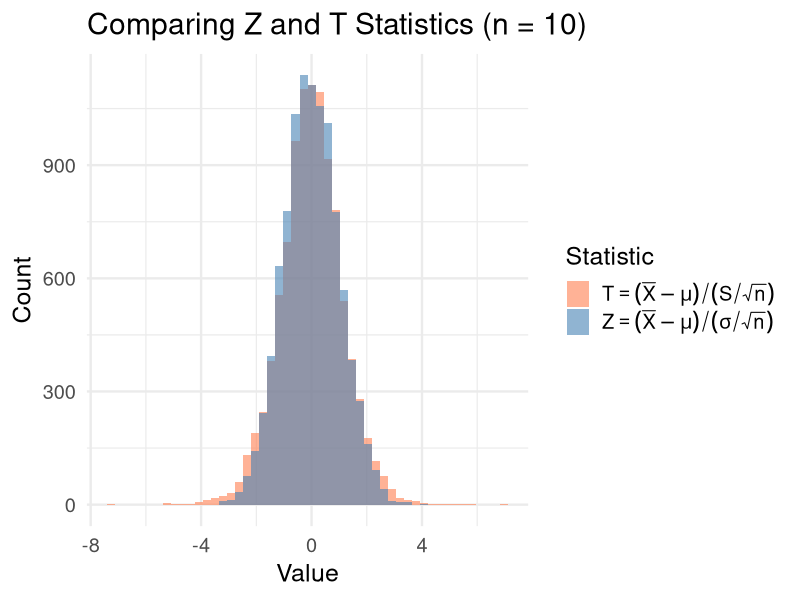
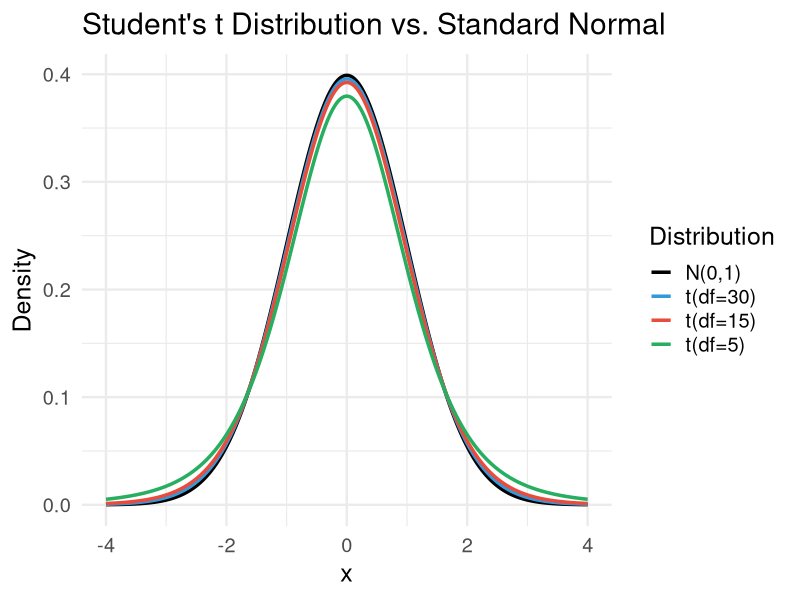
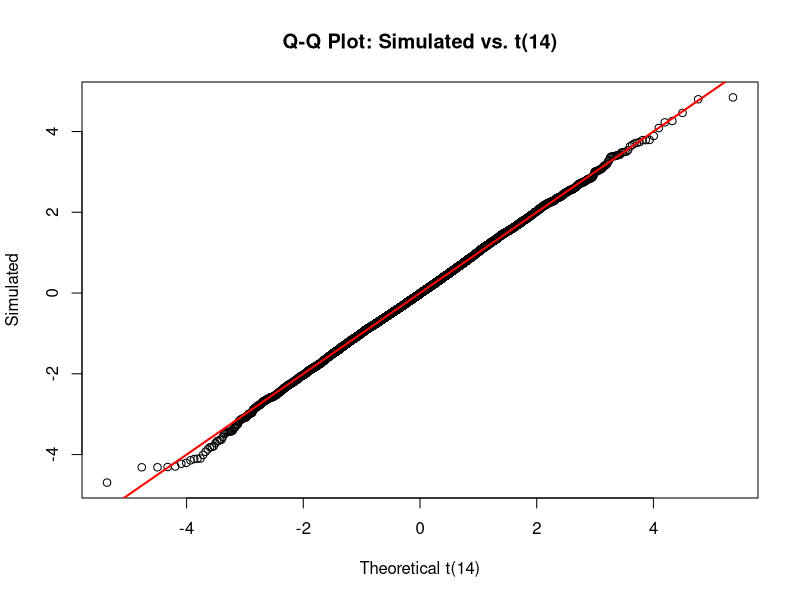
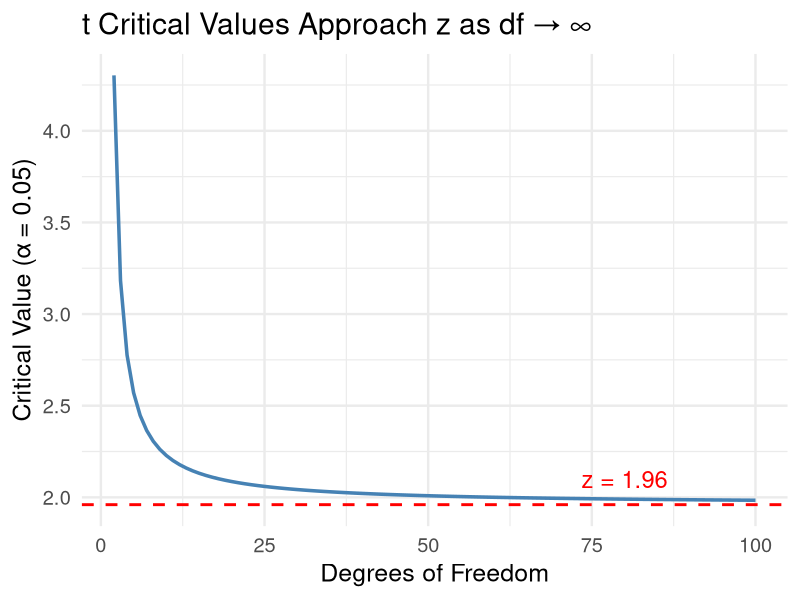
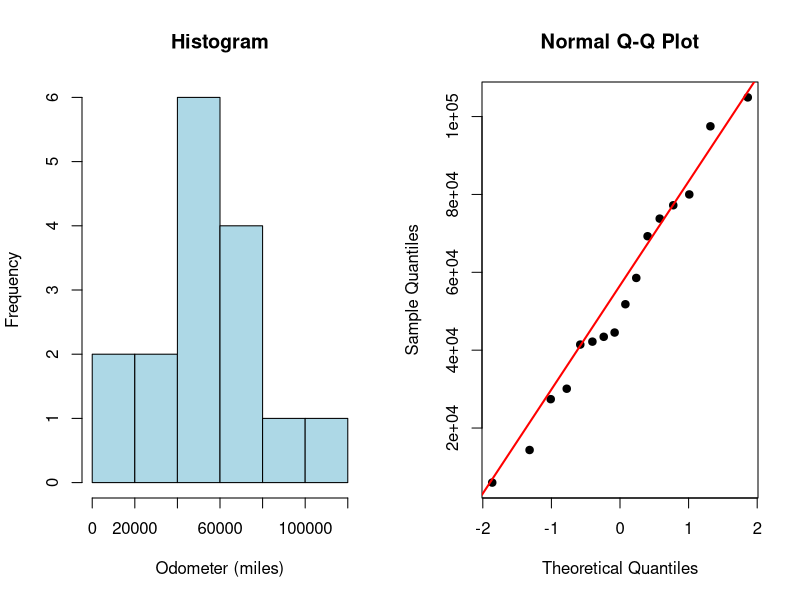
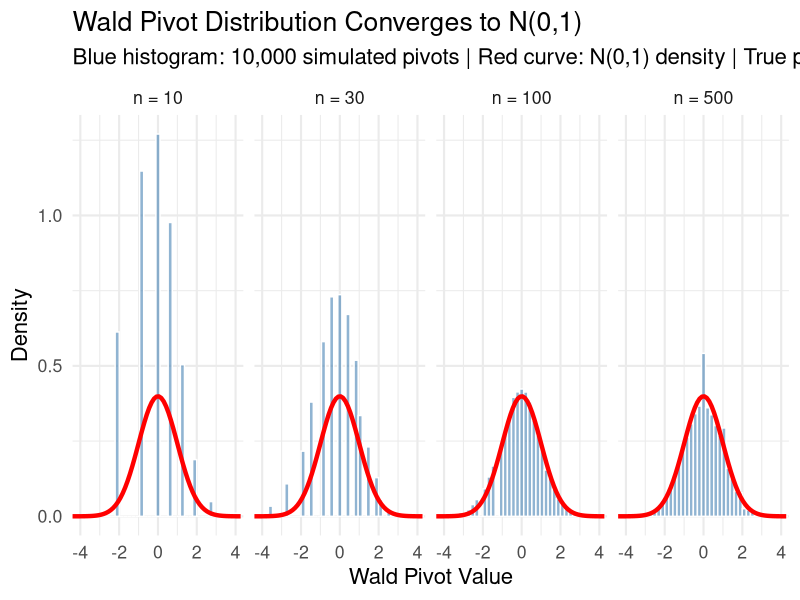
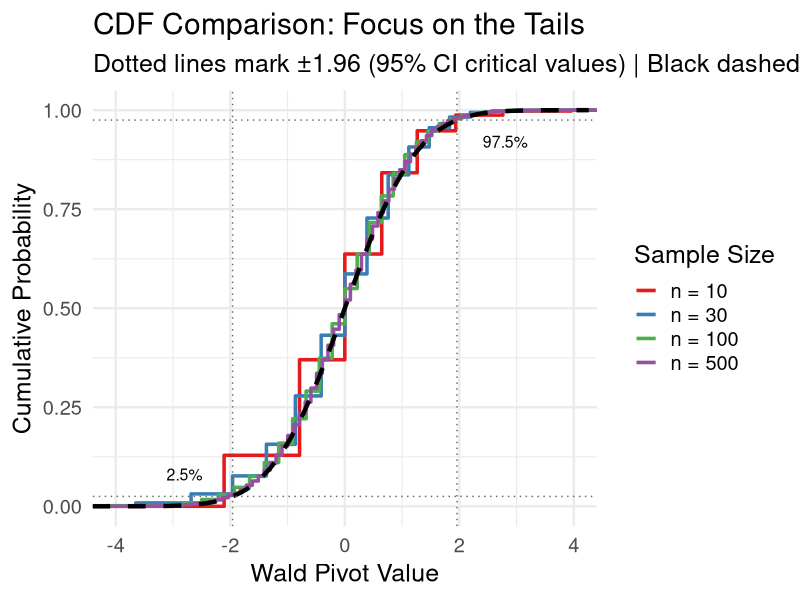
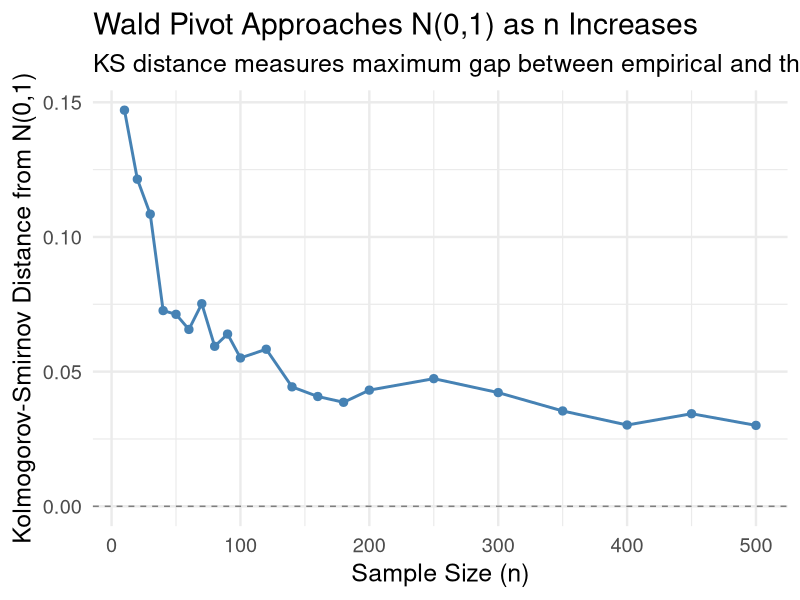

Recreate these plots in R, in order.
## ---- chunk 1
#| label: setup
#| include: false
library(tidyverse)
library(broom)
set.seed(42)
theme_set(theme_minimal(base_size = 18))
## ---- chunk 2
#| code-fold: true
#| fig-height: 6
set.seed(551)
n_sim <- 10000
n <- 10
true_mu <- 0
true_sigma <- 1

# Simulate both Z and T statistics
sim_data <- tibble(
  Z = replicate(n_sim, {
    x <- rnorm(n, true_mu, true_sigma)
    (mean(x) - true_mu) / (true_sigma / sqrt(n))
  }),
  T = replicate(n_sim, {
    x <- rnorm(n, true_mu, true_sigma)
    (mean(x) - true_mu) / (sd(x) / sqrt(n))
  })
) |>
  pivot_longer(everything(), names_to = "statistic", values_to = "value")

sim_data |>
  ggplot(aes(x = value, fill = statistic)) +
  geom_histogram(bins = 50, alpha = 0.6, position = "identity") +
  scale_fill_manual(
    values = c("Z" = "steelblue", "T" = "coral"),
    labels = c(
      T = expression(T == (bar(X) - mu) / (S / sqrt(n))),
      Z = expression(Z == (bar(X) - mu) / (sigma / sqrt(n)))
    )
  ) +
  labs(x = "Value", y = "Count", 
       title = "Comparing Z and T Statistics (n = 10)",
       fill = "Statistic") +
  theme_minimal(base_size = 18)
## ---- chunk 3
#| code-fold: true
#| fig-height: 6
tibble(x = seq(-4, 4, by = 0.01)) |>
  mutate(
    normal = dnorm(x),
    t_5 = dt(x, df = 5),
    t_15 = dt(x, df = 15),
    t_30 = dt(x, df = 30)
  ) |>
  pivot_longer(-x, names_to = "distribution", values_to = "density") |>
  mutate(distribution = factor(distribution, 
                               levels = c("normal", "t_30", "t_15", "t_5"),
                               labels = c("N(0,1)", "t(df=30)", "t(df=15)", "t(df=5)"))) |>
  ggplot(aes(x = x, y = density, color = distribution)) +
  geom_line(linewidth = 1.2) +
  scale_color_manual(values = c("black", "#3498db", "#e74c3c", "#27ae60")) +
  labs(x = "x", y = "Density", color = "Distribution",
       title = "Student's t Distribution vs. Standard Normal") +
  theme_minimal(base_size = 18) +
  theme(legend.position = "right")
## ---- chunk 4
#| echo: true
#| fig-height: 6.5
# Verify that (X̄ - μ)/(S/√n) follows t distribution
set.seed(551)
n <- 15
t_stats <- replicate(10000, {
  x <- rnorm(n, mean = 25, sd = 7)
  (mean(x) - 25) / (sd(x) / sqrt(n))
})

# Compare to theoretical t distribution
qqplot(qt(ppoints(10000), df = n - 1), t_stats, 
       main = "Q-Q Plot: Simulated vs. t(14)", 
       xlab = "Theoretical t(14)", ylab = "Simulated")
abline(0, 1, col = "red", lwd = 2)
## ---- chunk 5
# Compare z and t critical values for 95% CI
z_crit <- qnorm(0.975)

df_values <- c(5, 10, 20, 30, 50, 100, Inf)
t_crits <- qt(0.975, df = df_values)

tibble(
  df = c("5", "10", "20", "30", "50", "100", "∞ (z)"),
  t_critical = round(c(head(t_crits, -1), z_crit), 3)
)
## ---- chunk 6
#| code-fold: true
#| fig-height: 6
tibble(df = 2:100) |>
  mutate(t_crit = qt(0.975, df)) |>
  ggplot(aes(x = df, y = t_crit)) +
  geom_line(linewidth = 1.2, color = "steelblue") +
  geom_hline(yintercept = qnorm(0.975), linetype = "dashed", color = "red", linewidth = 1) +
  annotate("text", x = 80, y = 2.1, label = "z = 1.96", color = "red", size = 6) +
  labs(x = "Degrees of Freedom", y = "Critical Value (α = 0.05)",
       title = "t Critical Values Approach z as df → ∞") +
  theme_minimal(base_size = 18)
## ---- chunk 7
odometer <- c(80000, 30100, 97500, 58551, 73787, 51800, 69267, 44530,
              42192, 104920, 41442, 27418, 43436, 77219, 5991, 14362)

n <- length(odometer)
xbar <- mean(odometer)
s <- sd(odometer)

cat("Sample size:", n, "\n")
cat("Sample mean:", round(xbar, 1), "miles\n")
cat("Sample SD:", round(s, 1), "miles\n")
## ---- chunk 8
alpha <- 0.05
t_crit <- qt(1 - alpha/2, df = n - 1)

cat("t critical value (df=15):", round(t_crit, 3), "\n")

se <- s / sqrt(n)
margin <- t_crit * se

cat("Standard error:", round(se, 1), "\n")
cat("Margin of error:", round(margin, 1), "\n\n")

cat("95% CI: (", round(xbar - margin, 1), ",", round(xbar + margin, 1), ")")
## ---- chunk 9
#| fig-height: 5
par(mfrow = c(1, 2))
hist(odometer, main = "Histogram", xlab = "Odometer (miles)", col = "lightblue")
qqnorm(odometer, main = "Normal Q-Q Plot", pch = 19)
qqline(odometer, col = "red", lwd = 2)
## ---- chunk 10
# Simulated BP data (mmHg)
bp <- c(118, 124, 131, 127, 122, 119, 128, 135, 121, 126,
        130, 124, 129, 133, 120, 125, 127, 132, 123, 128,
        126, 131, 122, 129, 125)

n <- length(bp)
xbar <- mean(bp)
s <- sd(bp)

# 95% CI
t_crit <- qt(0.975, df = n - 1)
se <- s / sqrt(n)
ci <- c(xbar - t_crit * se, xbar + t_crit * se)

cat("Sample mean:", round(xbar, 1), "mmHg\n")
cat("Sample SD:", round(s, 1), "mmHg\n")
cat("95% CI: (", round(ci[1], 1), ",", round(ci[2], 1), ") mmHg")
## ---- chunk 11
# The easy way to compute t confidence intervals
t.test(bp, conf.level = 0.95)
## ---- chunk 12
# Tidy output with broom
library(broom)

t.test(bp, conf.level = 0.95) |> 
  tidy() |> 
  select(estimate, conf.low, conf.high, statistic, p.value)
## ---- chunk 13
n <- 41
dbar <- 2.08
s <- 7.88

t_alpha <- qt(0.95, df = n - 1)  # One-sided!
se <- s / sqrt(n)

lower_bound <- dbar - t_alpha * se

cat("95% lower confidence bound:", round(lower_bound, 2), "\n")
cat("Is the mean change necessarily positive? ", 
    ifelse(lower_bound > 0, "Yes", "No"))
## ---- chunk 14
n <- 20; xbar <- 4.2; s <- 1.8

# 95% CI
t95 <- qt(0.975, df = n - 1)
ci95 <- xbar + c(-1, 1) * t95 * s / sqrt(n)

# 90% CI  
t90 <- qt(0.95, df = n - 1)
ci90 <- xbar + c(-1, 1) * t90 * s / sqrt(n)

cat("95% CI:", round(ci95, 2), "\n")
cat("90% CI:", round(ci90, 2))
## ---- chunk 15
#| code-fold: true
#| fig-height: 6.5
set.seed(551)
p_true <- 0.3
n_values <- c(10, 30, 100, 500)
n_sim <- 10000

# Simulate Wald pivot for various sample sizes
sim_wald_pivot <- function(n, p, n_sim) {

  replicate(n_sim, {
    x <- rbinom(1, n, p)
    p_hat <- x / n
    if (p_hat > 0 & p_hat < 1) {
      (p_hat - p) / sqrt(p_hat * (1 - p_hat) / n)
    } else {
      NA
    }
  })
}

# Generate data for all sample sizes
pivot_data <- map_dfr(n_values, ~{
  pivots <- sim_wald_pivot(.x, p_true, n_sim)
  tibble(n = .x,
         n_label = paste0("n = ", .x),
         pivot = pivots[!is.na(pivots)])
})

# Overlaid density plots
pivot_data |>
  mutate(n_label = factor(n_label, levels = paste0("n = ", n_values))) |>
  ggplot(aes(x = pivot)) +
  geom_histogram(aes(y = after_stat(density)), bins = 60, 
                 fill = "steelblue", alpha = 0.6, color = "white") +
  stat_function(fun = dnorm, color = "red", linewidth = 1.5) +
  facet_wrap(~n_label, nrow = 1) +
  coord_cartesian(xlim = c(-4, 4)) +
  labs(x = "Wald Pivot Value",
       y = "Density",
       title = "Wald Pivot Distribution Converges to N(0,1)",
       subtitle = "Blue histogram: 10,000 simulated pivots | Red curve: N(0,1) density | True p = 0.3") +
  theme_minimal(base_size = 16)
## ---- chunk 16
#| code-fold: true
#| fig-height: 6
# Focus on the tails - this is what matters for confidence intervals
pivot_data |>
  mutate(n_label = factor(n_label, levels = paste0("n = ", n_values))) |>
  ggplot(aes(x = pivot, color = n_label)) +
  stat_ecdf(linewidth = 1.2) +
  stat_function(fun = pnorm, color = "black", linewidth = 1.5, linetype = "dashed") +
  # Add reference lines at critical values

  geom_vline(xintercept = c(-1.96, 1.96), linetype = "dotted", color = "gray40") +
  geom_hline(yintercept = c(0.025, 0.975), linetype = "dotted", color = "gray40") +
  annotate("text", x = -2.8, y = 0.08, label = "2.5%", size = 4) +
  annotate("text", x = 2.8, y = 0.92, label = "97.5%", size = 4) +
  scale_color_brewer(palette = "Set1") +
  coord_cartesian(xlim = c(-4, 4)) +
  labs(x = "Wald Pivot Value",
       y = "Cumulative Probability",
       title = "CDF Comparison: Focus on the Tails",
       subtitle = "Dotted lines mark ±1.96 (95% CI critical values) | Black dashed: N(0,1)",
       color = "Sample Size") +
  theme_minimal(base_size = 18) +
  theme(legend.position = "right")
## ---- chunk 17
#| code-fold: true
#| fig-height: 5.5
set.seed(551)
# Calculate KS distance for many sample sizes
n_sequence <- c(seq(10, 100, by = 10), seq(120, 200, by = 20), seq(250, 500, by = 50))
n_sim <- 3000

ks_results <- map_dfr(n_sequence, function(n) {
  pivots <- sim_wald_pivot(n, p_true, n_sim)
  pivots <- pivots[!is.na(pivots)]
  ks_stat <- ks.test(pivots, "pnorm")$statistic
  tibble(n = n, ks_distance = ks_stat)
})

ks_results |>
  ggplot(aes(x = n, y = ks_distance)) +
  geom_line(linewidth = 1, color = "steelblue") +
  geom_point(size = 2.5, color = "steelblue") +
  geom_hline(yintercept = 0, linetype = "dashed", color = "gray50") +
  labs(x = "Sample Size (n)",
       y = "Kolmogorov-Smirnov Distance from N(0,1)",
       title = "Wald Pivot Approaches N(0,1) as n Increases",
       subtitle = "KS distance measures maximum gap between empirical and theoretical CDF") +
  theme_minimal(base_size = 18)
## ---- chunk 18
#| code-fold: true
#| fig-height: 5.5
# Focus on the percentiles that matter for 95% CIs: 2.5% and 97.5%
set.seed(551)
critical_comparison <- map_dfr(n_sequence, function(n) {
  pivots <- sim_wald_pivot(n, p_true, n_sim)
  pivots <- pivots[!is.na(pivots)]
  tibble(
    n = n,
    `Lower (2.5%)` = quantile(pivots, 0.025),
    `Upper (97.5%)` = quantile(pivots, 0.975)
  )
}) |>
  pivot_longer(-n, names_to = "Percentile", values_to = "Empirical")

# Add theoretical values
theoretical_vals <- tibble(
  Percentile = c("Lower (2.5%)", "Upper (97.5%)"),
  Theoretical = c(qnorm(0.025), qnorm(0.975))
)

critical_comparison |>
  left_join(theoretical_vals, by = "Percentile") |>
  ggplot(aes(x = n, y = Empirical, color = Percentile)) +
  geom_line(linewidth = 1.2) +
  geom_point(size = 2) +
  geom_hline(aes(yintercept = Theoretical, color = Percentile), 
             linetype = "dashed", linewidth = 1) +
  scale_color_manual(values = c("Lower (2.5%)" = "#e74c3c", "Upper (97.5%)" = "#3498db")) +
  labs(x = "Sample Size (n)",
       y = "Critical Value",
       title = "Empirical Critical Values Converge to ±1.96",
       subtitle = "Solid lines: simulated | Dashed lines: theoretical N(0,1) values") +
  theme_minimal(base_size = 18) +
  theme(legend.position = "right")
## ---- chunk 19
#| code-fold: true
#| fig-height: 5.5
set.seed(551)
p_true <- 0.3
n_values <- c(20, 50, 100, 500)

sim_ratio <- function(n, p, n_sim = 5000) {
  replicate(n_sim, {
    x <- rbinom(1, n, p)
    p_hat <- x/n
    if (p_hat > 0 & p_hat < 1) {
      sqrt(p*(1-p)) / sqrt(p_hat*(1-p_hat))
    } else {
      NA
    }
  })
}

ratio_data <- map_dfr(n_values, ~{
  tibble(n = paste0("n = ", .x), 
         ratio = sim_ratio(.x, p_true))
}) |> 
  filter(!is.na(ratio))

ratio_data |> 
  ggplot(aes(x = ratio)) +
  geom_histogram(bins = 40, fill = "steelblue", alpha = 0.7) +
  geom_vline(xintercept = 1, color = "red", linewidth = 1.2, linetype = "dashed") +
  facet_wrap(~n, scales = "free_y") +
  labs(x = expression(sqrt(p(1-p)) / sqrt(hat(p)(1-hat(p)))),
       y = "Count",
       title = "Ratio of True SE to Estimated SE Concentrates at 1",
       subtitle = "True p = 0.3") +
  theme_minimal(base_size = 16)
## ---- chunk 20
#| code-fold: true
#| fig-height: 6
# Simulate coverage probability for Wald interval
set.seed(551)
n_sim <- 10000
n <- 100

coverage_wald <- function(p, n, n_sim = 10000) {
  mean(replicate(n_sim, {
    x <- rbinom(1, n, p)
    p_hat <- x/n
    se <- sqrt(p_hat * (1 - p_hat) / n)
    lower <- p_hat - 1.96 * se
    upper <- p_hat + 1.96 * se
    lower < p & p < upper
  }))
}

p_values <- seq(0.05, 0.95, by = 0.05)
coverage <- sapply(p_values, coverage_wald, n = 100)

tibble(p = p_values, coverage = coverage) |>
  ggplot(aes(x = p, y = coverage)) +
  geom_line(linewidth = 1.2, color = "steelblue") +
  geom_point(size = 3, color = "steelblue") +
  geom_hline(yintercept = 0.95, linetype = "dashed", color = "red", linewidth = 1) +
  labs(x = "True Proportion p", y = "Coverage Probability",
       title = "Coverage Probability of 95% Wald Interval (n = 100)",
       subtitle = "Dashed line shows nominal 95% level") +
  theme_minimal(base_size = 18) +
  ylim(0.85, 1)
## ---- chunk 21
#| code-fold: true
#| fig-height: 5.5
# Compare coverage of Wald vs Score
coverage_score <- function(p, n, n_sim = 10000) {
  mean(replicate(n_sim, {
    x <- rbinom(1, n, p)
    ci <- prop.test(x, n, conf.level = 0.95, correct = FALSE)$conf.int
    ci[1] < p & p < ci[2]
  }))
}

p_values <- seq(0.05, 0.95, by = 0.05)
coverage_w <- sapply(p_values, coverage_wald, n = 50)
coverage_s <- sapply(p_values, coverage_score, n = 50)

tibble(p = rep(p_values, 2),
       coverage = c(coverage_w, coverage_s),
       method = rep(c("Wald", "Score"), each = length(p_values))) |>
  ggplot(aes(x = p, y = coverage, color = method)) +
  geom_line(linewidth = 1.2) +
  geom_point(size = 3) +
  geom_hline(yintercept = 0.95, linetype = "dashed", color = "gray50") +
  scale_color_manual(values = c("Wald" = "coral", "Score" = "steelblue")) +
  labs(x = "True Proportion p", y = "Coverage Probability",
       title = "Coverage Comparison: Wald vs Score (n = 50)",
       color = "Method") +
  theme_minimal(base_size = 18)
## ---- chunk 22
x <- 23; n <- 40; p_hat <- x/n
cat("Sample proportion:", p_hat, "\n\n")

# Wald interval
se_wald <- sqrt(p_hat * (1 - p_hat) / n)
wald_ci <- p_hat + c(-1, 1) * 1.96 * se_wald

# Agresti-Coull interval
n_tilde <- n + 4
p_tilde <- (x + 2) / n_tilde
se_ac <- sqrt(p_tilde * (1 - p_tilde) / n_tilde)
ac_ci <- p_tilde + c(-1, 1) * 1.96 * se_ac

cat("Wald 95% CI:          (", round(wald_ci[1], 3), ",", round(wald_ci[2], 3), ")\n")
cat("Agresti-Coull 95% CI: (", round(ac_ci[1], 3), ",", round(ac_ci[2], 3), ")")
## ---- chunk 23
# Score (Wilson) interval in R
prop.test(x = 23, n = 40, conf.level = 0.95, correct = FALSE)
## ---- chunk 24
# Tidy output with broom
prop.test(x = 23, n = 40, conf.level = 0.95, correct = FALSE) |> 
  tidy() |> 
  select(estimate, conf.low, conf.high, statistic, p.value, method)
## ---- chunk 25
#| echo: true
compare_proportion_cis <- function(x, n, conf = 0.95) {
  p_hat <- x/n
  z <- qnorm(1 - (1-conf)/2)
  
  # Wald
  se_w <- sqrt(p_hat * (1-p_hat) / n)
  wald <- p_hat + c(-1, 1) * z * se_w
  
  # Agresti-Coull
  p_ac <- (x + 2) / (n + 4)
  se_ac <- sqrt(p_ac * (1-p_ac) / (n + 4))
  agresti <- p_ac + c(-1, 1) * z * se_ac
  
  # Score (Wilson)
  score <- prop.test(x, n, conf.level = conf, correct = FALSE)$conf.int
  
  tibble(Method = c("Wald", "Agresti-Coull", "Score"),
         Lower = c(wald[1], agresti[1], score[1]),
         Upper = c(wald[2], agresti[2], score[2]))
}

compare_proportion_cis(23, 40)
compare_proportion_cis(5, 40)

## ---- chunk 26
x <- 8; n <- 200

# Score interval
result <- prop.test(x, n, conf.level = 0.95, correct = FALSE)
cat("Point estimate:", x/n, "=", round(x/n * 100, 1), "%\n")
cat("95% Score CI:", round(result$conf.int * 100, 2), "%")
## ---- chunk 27
# What if only 2 of 50 patients have adverse events?
x <- 2; n <- 50; p_hat <- x/n

# Wald can give negative lower bound!
se_wald <- sqrt(p_hat * (1-p_hat) / n)
wald_ci <- p_hat + c(-1, 1) * 1.96 * se_wald

cat("Wald 95% CI:  (", round(wald_ci[1], 4), ",", round(wald_ci[2], 4), ")\n")

# Score interval stays in [0,1]
score_ci <- prop.test(x, n, conf.level = 0.95, correct = FALSE)$conf.int
cat("Score 95% CI: (", round(score_ci[1], 4), ",", round(score_ci[2], 4), ")")
## ---- chunk 28
x <- 25; n <- 25

# Wald gives silly result
p_hat <- x/n
se_wald <- sqrt(p_hat * (1-p_hat) / n)  # This is 0!
cat("Wald 95% CI: (1, 1) — just the point estimate!\n\n")

# Score interval is much better
score_ci <- prop.test(x, n, conf.level = 0.95, correct = FALSE)$conf.int
cat("Score 95% CI: (", round(score_ci[1], 3), ",", round(score_ci[2], 3), ")")
## ---- chunk 29
b <- 0.03  # margin of error
z <- qnorm(0.975)

# Conservative (p = 0.5)
n_conservative <- z^2 * 0.25 / b^2
cat("Conservative sample size:", ceiling(n_conservative), "\n")

# If we believe p ≈ 0.10 from prior studies
n_informed <- z^2 * 0.10 * 0.90 / b^2
cat("Informed sample size (p ≈ 0.10):", ceiling(n_informed))
## ---- chunk 30
#| code-fold: true
#| fig-height: 5
tibble(p = seq(0.05, 0.95, by = 0.01)) |>
  mutate(n = qnorm(0.975)^2 * p * (1-p) / 0.03^2) |>
  ggplot(aes(x = p, y = n)) +
  geom_line(linewidth = 1.2, color = "steelblue") +
  geom_hline(yintercept = qnorm(0.975)^2 * 0.25 / 0.03^2, 
             linetype = "dashed", color = "red") +
  annotate("text", x = 0.8, y = 1100, label = "Conservative (p = 0.5)", color = "red", size = 5) +
  labs(x = "Assumed Proportion p", y = "Required Sample Size",
       title = "Sample Size for 95% CI with Margin ≤ 3%") +
  theme_minimal(base_size = 18)
## ---- chunk 31
# 12 adverse events in 150 patients
x <- 12; n <- 150

# 95% upper bound using Score method
result <- prop.test(x, n, conf.level = 0.95, 
                    alternative = "less", correct = FALSE)
cat("Point estimate:", round(x/n * 100, 1), "%\n")
cat("95% upper bound:", round(result$conf.int[2] * 100, 1), "%")
